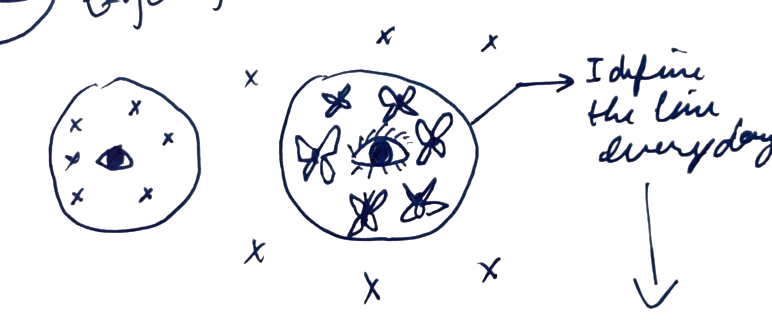
#> input picture doodle-butterflies.png, 772 x 323 px, found by its file name
$ python erase_text.py
#> lines starting #> are read from the running program, lines starting #| are printed output that depends on the picture
from PIL import Image

# Open the image
img = Image.open('public/doodle-butterflies.png')
#> img is the input picture: PIL image 772x323 RGBA; mean R, G, B, A 32.1, 33.4, 35.9, 15.7
pixels = img.load()

# The image is 772x323. The drawing is on the left, the text is on the right.
# We can just make the right 40% of the image transparent.
width, height = img.size
#> width = 772; height = 323
for x in range(int(width * 0.65), width):
    for y in range(height):
        pixels[x, y] = (0, 0, 0, 0)

img.save('public/doodle-butterflies.png')
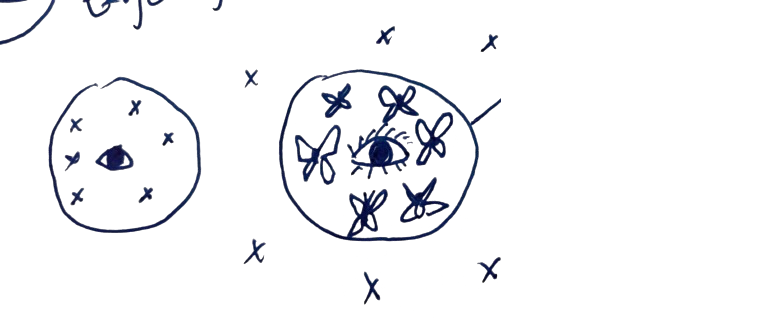
#> saved as doodle-butterflies.png: PIL image 772x323 RGBA; mean R, G, B, A 21, 21.8, 23.9, 11.2; transparent parts drawn white
print("Erased right 35% of image")

$ run again, with doodle-island.png copied over doodle-butterflies.png
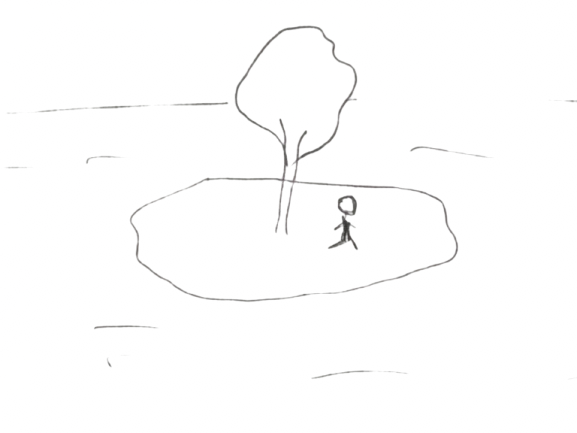
#> input picture doodle-island.png, 577 x 433 px, found by its file name
#> img is the input picture: PIL image 577x433 RGBA; mean R, G, B, A 5.9, 6.7, 2.7, 2.5
#> `img.save('public/doodle-butterflies.png')`:
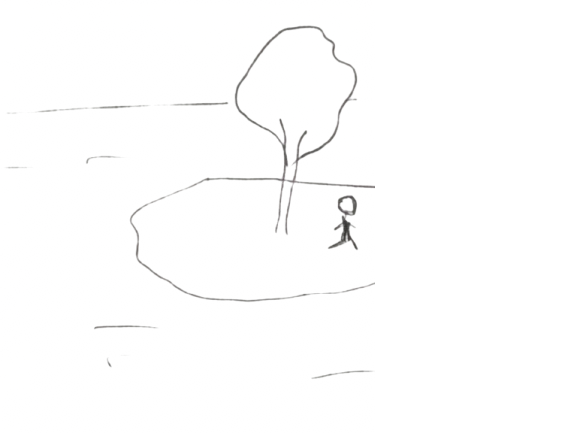
#> saved as doodle-butterflies.png: PIL image 577x433 RGBA; mean R, G, B, A 5.3, 6, 2.3, 2.2; transparent parts drawn white
